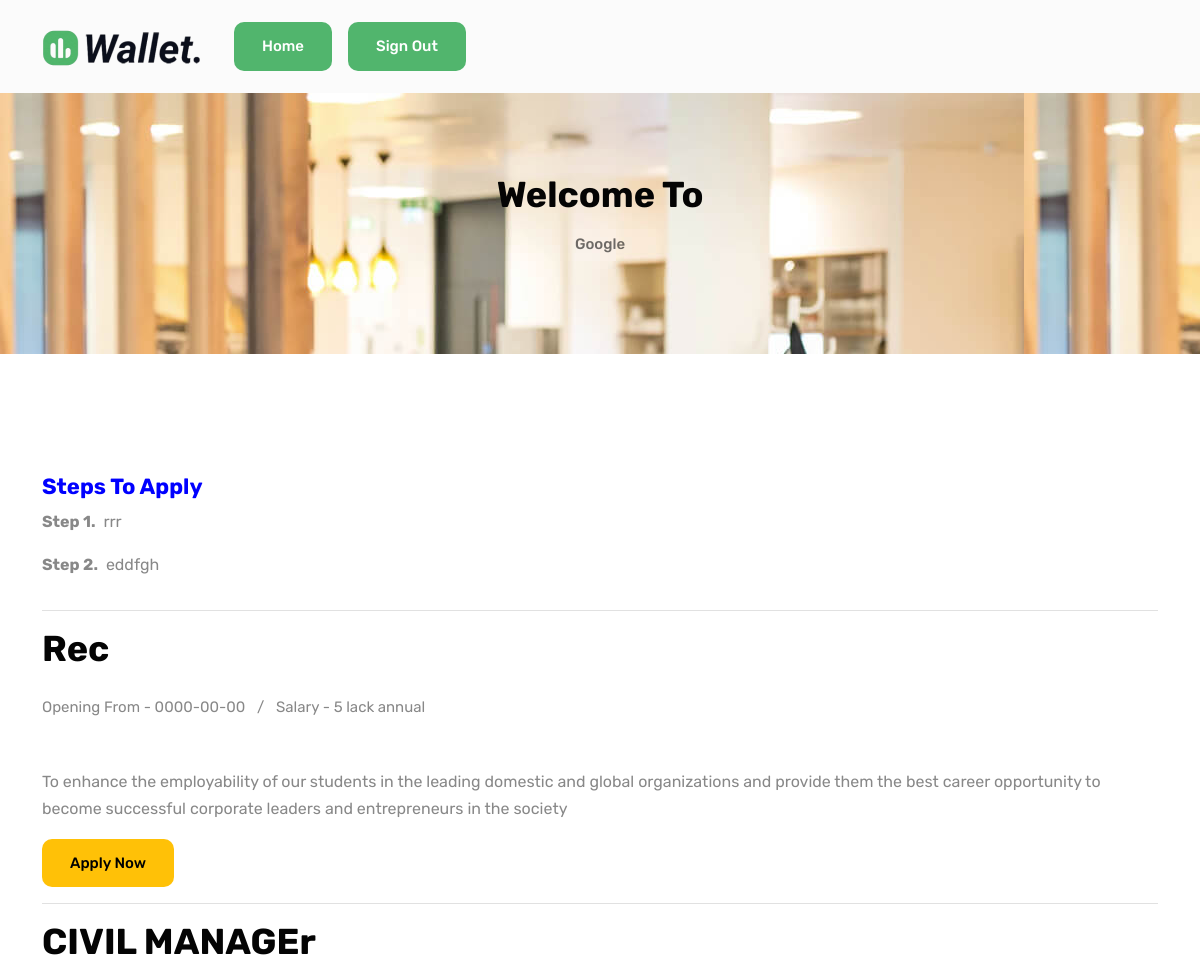
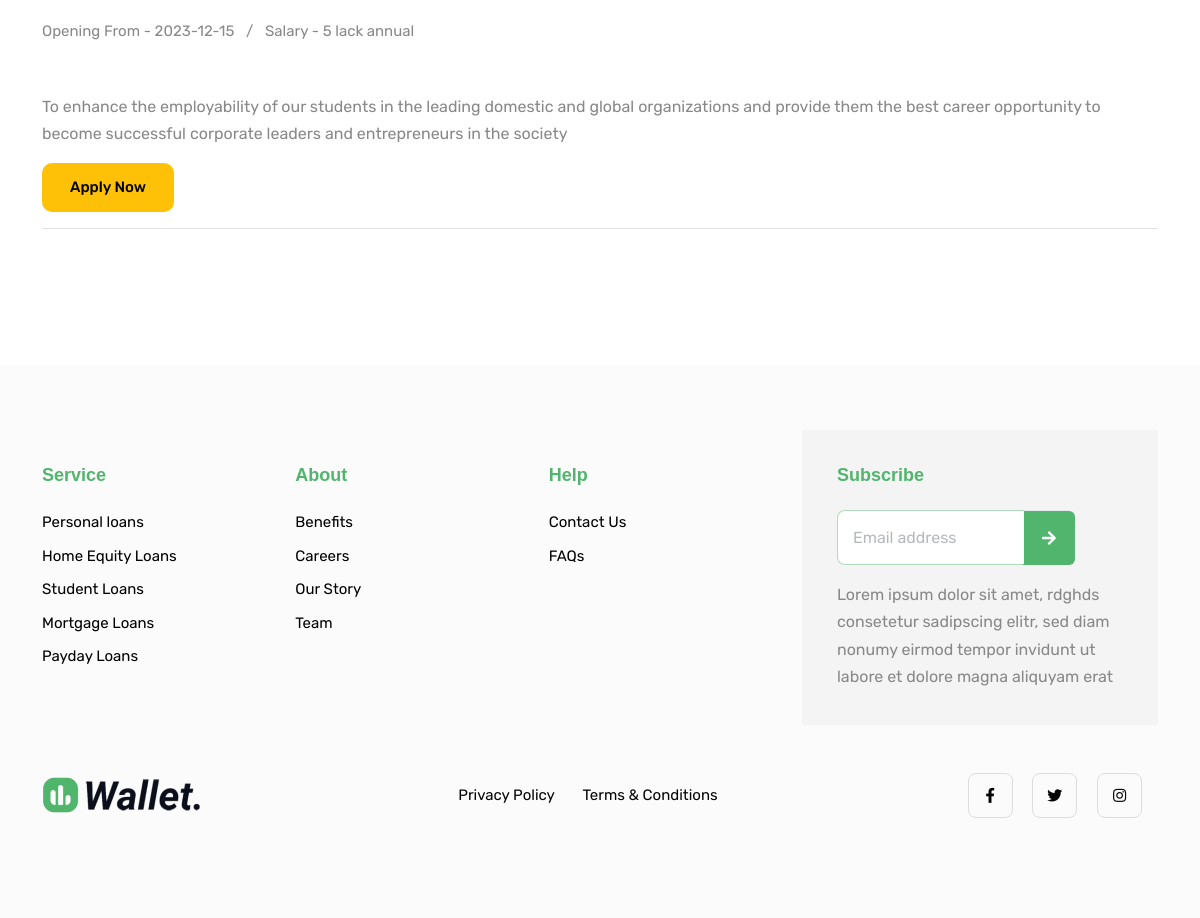
The page /job.php?cid=12 (signed in) on the database its author committed (2 pictures, top to bottom).
### tables this page shows
CREATE TABLE `company` (
  `ID` int(11) NOT NULL,
  `image` varchar(200) NOT NULL,
  `Company_Name` varchar(100) NOT NULL,
  `MD_Name` varchar(70) NOT NULL,
  `Established_In` date NOT NULL,
  `Address` varchar(400) NOT NULL,
  `Work_Information` varchar(600) NOT NULL,
  `Email` varchar(70) NOT NULL,
  `Contact` bigint(20) NOT NULL,
  `uname` varchar(100) NOT NULL,
  `pass` varchar(100) NOT NULL
);

CREATE TABLE `job_steps` (
  `ID` int(11) NOT NULL,
  `steps` varchar(700) NOT NULL,
  `COM_ID` int(11) NOT NULL
);

CREATE TABLE `job` (
  `ID` int(11) NOT NULL,
  `department` int(5) NOT NULL,
  `Description` varchar(500) NOT NULL,
  `COM_ID` int(11) NOT NULL,
  `POST1` varchar(100) NOT NULL,
  `START_DATE` date NOT NULL,
  `salary` varchar(100) NOT NULL
);

### job.php (the view, shortened to what this page needs)
<!DOCTYPE html>
<?php
$con=mysqli_connect("localhost","root","","tpo_db")or die("Database Error....!");
 $sname=mysqli_fetch_row(mysqli_query($con,"SELECT * FROM company WHERE ID='".$_GET['cid']."'"));
?>
<html lang="en-us">
<head>
	<link rel="stylesheet" href="plugins/slick/slick.css">
	<link rel="stylesheet" href="plugins/font-awesome/fontawesome.min.css">
	<link rel="stylesheet" href="plugins/font-awesome/brands.css">
	<link rel="stylesheet" href="plugins/font-awesome/solid.css">
	<link rel="stylesheet" href="css/style.css">
</head>
<body>
<header class="navigation bg-tertiary">
	<nav class="navbar navbar-expand-xl navbar-light text-center py-3">
		<div class="container">
			<a class="navbar-brand" href="index.html">
				<img loading="prelaod" decoding="async" class="img-fluid" width="160" src="images/logo.png" alt="Wallet">
			</a>
			<div class="collapse navbar-collapse" id="navbarSupportedContent">
				 <a href="stu_index.php" class="btn btn-primary ms-2 ms-lg-3">Home</a>
				 <a href="Admin/signout.php" class="btn btn-primary ms-2 ms-lg-3">Sign Out</a>
			</div>
		</div>
	</nav>
</header>
<section class="page-header" style="background-image: url('admin/<?php echo $sname[1]?>');" >
	<div class="container" >
		<div class="row" >
			<div class="col-8 mx-auto text-center">
				<h2 class="mb-3 text-capitalize">Welcome to</h2>
				<ul class="list-inline breadcrumbs text-capitalize" style="font-weight:500">
					<li class="list-inline-item"><a href="#"><?php echo $sname[2]?></a>
					</li>
				</ul>
			</div>
		</div>
	</div>
</section>
<section class="section">
	<div class="container">
			<div class="row">
			<h4 style="color:blue">Steps To Apply</h4>
			 <?php
                  $sr=1;
                  $res=mysqli_query($con,"SELECT * FROM job_steps WHERE COM_ID='".$_GET['cid']."'");
                   while($row=mysqli_fetch_row($res))
                  {
                      echo'<p><b >Step '.$sr.'.</b> &nbsp;'.$row[1].'</p>';
                      $sr++;
        }
        ?>
		</div>
		<hr>
		<div class="row">
			 <div class="col-lg-12">
									 	<?php
									 		$ja=mysqli_query($con,"SELECT * FROM job WHERE COM_ID='".$_GET['cid']."'");
									 		while($jobs=mysqli_fetch_row($ja))
									 		{
						 $dname=mysqli_fetch_row(mysqli_query($con,"SELECT * FROM department WHERE ID='".$jobs[1]."'"));
						 $sdata=mysqli_fetch_row(mysqli_query($con,"SELECT * FROM student WHERE ID='".$_SESSION['student']."'"));
						 	if($sdata[7]==$dname[0])
						 	{
									 	echo'
						        <div class="mb-5">
						          <h2 class="mb-4">'.$jobs[4].'</h2>
						          <span>Opening From - '.$jobs[5].' <span class="mx-2">/</span> </span>
						          <span>Salary - '.$jobs[6].' <span class="mx-2"></span> </span>
						          <p class="list-inline-item">
						          </p>
						        </div>
						        <div class="content">
						          <p >'.$jobs[2].'</p>
						        </div>
						        <button class="btn btn-warning" onclick="get_apply('.$jobs[0].','.$_SESSION['student'].','.$_GET['cid'].')">Apply Now</button>
						          <hr>
						        ';
									 		}
						 	}
						        ?>
      </div>
		</div>
	</div>
</section>
<footer class="section-sm bg-tertiary">
	<div class="container">
		<div class="row justify-content-between">
			<div class="col-lg-2 col-md-4 col-6 mb-4">
				<div class="footer-widget">
					<h5 class="mb-4 text-primary font-secondary">Service</h5>
					<ul class="list-unstyled">
						<li class="mb-2"><a href="service-details.html">Personal loans</a>
						</li>
						<li class="mb-2"><a href="service-details.html">Home Equity Loans</a>
						</li>
						<li class="mb-2"><a href="service-details.html">Student Loans</a>
						</li>
						<li class="mb-2"><a href="service-details.html">Mortgage Loans</a>
						</li>
						<li class="mb-2"><a href="service-details.html">Payday Loans</a>
						</li>
					</ul>
				</div>
			</div>
			<div class="col-lg-2 col-md-4 col-6 mb-4">
				<div class="footer-widget">
					<h5 class="mb-4 text-primary font-secondary">About</h5>
					<ul class="list-unstyled">
						<li class="mb-2"><a href="#!">Benefits</a>
						</li>
						<li class="mb-2"><a href="#!">Careers</a>
						</li>
						<li class="mb-2"><a href="#!">Our Story</a>
						</li>
						<li class="mb-2"><a href="#!">Team</a>
						</li>
					</ul>
				</div>
			</div>
			<div class="col-lg-2 col-md-4 col-6 mb-4">
				<div class="footer-widget">
					<h5 class="mb-4 text-primary font-secondary">Help</h5>
					<ul class="list-unstyled">
						<li class="mb-2"><a href="contact.html">Contact Us</a>
						</li>
						<li class="mb-2"><a href="faq.html">FAQs</a>
						</li>
					</ul>
				</div>
			</div>
			<div class="col-lg-4 col-md-12 newsletter-form">
				<div style="background-color: #F4F4F4; padding: 35px;">
					<h5 class="mb-4 text-primary font-secondary">Subscribe</h5>
					<div class="pe-0 pe-xl-5">
						<form action="#!" method="post" name="mc-embedded-subscribe-form" target="_blank">
							<div class="input-group mb-3">
								<input type="text" class="form-control shadow-none bg-white border-end-0" placeholder="Email address"> <span class="input-group-text border-0 p-0">
                    <button class="input-group-text border-0 bg-primary" type="submit" name="subscribe"
                      aria-label="Subscribe for Newsletter"><i class="fas fa-arrow-right"></i></button>
                  </span>
							</div>
						</form>
					</div>
					<p class="mb-0">Lorem ipsum dolor sit amet, rdghds consetetur sadipscing elitr, sed diam nonumy eirmod tempor invidunt ut labore et dolore magna aliquyam erat</p>
				</div>
			</div>
		</div>
		<div class="row align-items-center mt-5 text-center text-md-start">
			<div class="col-lg-4">
        <a href="index.html">
          <img loading="prelaod" decoding="async" class="img-fluid" width="160" src="images/logo.png" alt="Wallet">
        </a>
			</div>
			<div class="col-lg-4 col-md-6 mt-4 mt-lg-0">
				<ul class="list-unstyled list-inline mb-0 text-lg-center">
					<li class="list-inline-item me-4"><a class="text-black" href="privacy-policy.html">Privacy Policy</a>
					</li>
					<li class="list-inline-item me-4"><a class="text-black" href="terms.html">Terms &amp; Conditions</a>
					</li>
				</ul>
			</div>
			<div class="col-lg-4 col-md-6 text-md-end mt-4 mt-md-0">
				<ul class="list-unstyled list-inline mb-0 social-icons">
					<li class="list-inline-item me-3"><a title="Explorer Facebook Profile" class="text-black" href="https://facebook.com/"><i class="fab fa-facebook-f"></i></a>
					</li>
					<li class="list-inline-item me-3"><a title="Explorer Twitter Profile" class="text-black" href="https://twitter.com/"><i class="fab fa-twitter"></i></a>
					</li>
					<li class="list-inline-item me-3"><a title="Explorer Instagram Profile" class="text-black" href="https://instagram.com/"><i class="fab fa-instagram"></i></a>
					</li>
				</ul>
			</div>
		</div>
	</div>
</footer>
</body>
</html>

### rows shown on the page
company: image (picture), Company_Name "Google"
job_steps: steps "rrr"
job_steps: steps "eddfgh"
job: POST1 "Rec", START_DATE "0000-00-00", salary "5 lack annual", Description "To enhance the employability of our students in the leading domestic and global organizations and provide them the best career opportunity to become successful corporate leaders and entrepreneurs in the society"
job: POST1 "CIVIL MANAGEr", START_DATE "2023-12-15", salary "5 lack annual", Description "To enhance the employability of our students in the leading domestic and global organizations and provide them the best career opportunity to become successful corporate leaders and entrepreneurs in the society"
